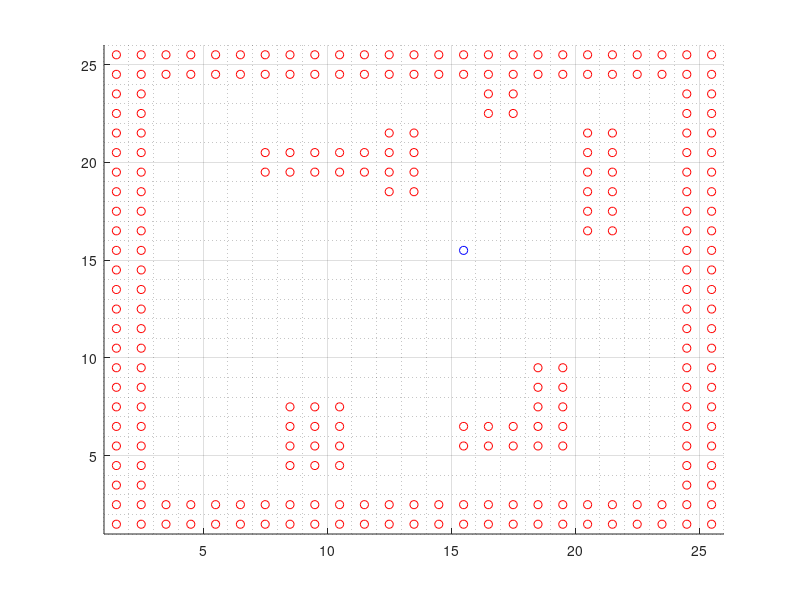

Write MATLAB code to recreate this figure. (Note: this script raises an error after producing the figure.)
%%%%%%%%%%%%%%%%%%%%%%%%%%%%%%%%%%%%%%%%%%%%%%%%%%%%%
% Exploration Algorithm Simulation
%%%%%%%%%%%%%%%%%%%%%%%%%%%%%%%%%%%%%%%%%%%%%%%%%%%%%

load('MAP.mat')

%DEFINE THE 2-D MAP ARRAY
MAX_X=25;
MAX_Y=25;
MAX_VAL=25;

%This array stores the coordinates of the map and the 
%Objects in each coordinate

%MAP=2*(ones(MAX_X,MAX_Y));
MAP_R=2*(ones(MAX_X,MAX_Y));
MAP_R(:,1)=zeros(MAX_Y,1)';
MAP_R(:,2)=zeros(MAX_Y,1)';
MAP_R(1,:)=zeros(1,MAX_X);
MAP_R(2,:)=zeros(1,MAX_X);
MAP_R(MAX_Y,:)=zeros(1,MAX_X);
MAP_R(MAX_Y-1,:)=zeros(1,MAX_X)
MAP_R(:,MAX_Y)=zeros(MAX_Y,1)';
MAP_R(:,MAX_Y-1)=zeros(MAX_Y,1)';

% Obtain Obstacle, Target and Robot Position
% Initialize the MAP with input values
% Obstacle=-1,Target = 0,Robot=1,Space=2
j=0;
x_val = 1;
y_val = 1;
axis([1 MAX_X+1 1 MAX_Y+1])
grid on;
grid minor;
hold on;
n=0;%Number of Obstacles

%%

[m,n] = size(MAP);
 
 for i=1:1:m
     for j=1:1:n
         if MAP(i,j)==-1
             plot(i+0.5,j+0.5,'ro');
         end
     end
 end
 
x_init = 15;
y_init = 15;

p = plot(x_init+0.5,y_init+0.5,'bo');

pause(2)

%%
heading = 2;
x = 15;
y = 15;
while (x~=0&&y~=0)
    sensors = check_sensors(x,y,heading,MAP);
    MAP_R = mapping(x,y,heading,sensors,MAP_R);
    [x,y,heading,flag] = move(x,y,heading,sensors,MAP_R,flag);
    %pause(.25);
    set(p,'XData',x+0.5,'YData',y+0.5);
    xlabel(heading,'Color','blue');
    drawnow ;
 end

figure(2)
[m,n] = size(MAP);
 
 for i=1:1:m
     for j=1:1:n
         if MAP_R(i,j)==0
             plot(i+0.5,j+0.5,'b*');
         end
         if MAP_R(i,j)==1
             plot(i+0.5,j+0.5,'bo');
         end
         if MAP_R(i,j)==2
             plot(i+0.5,j+0.5,'r*');
         end
         if MAP_R(i,j)==3
             plot(i+0.5,j+0.5,'ro');
         end
         hold on;
     end
 end

% switch heading 
%    case 1   %UP
%       
%    case 2   %DOWN
%       statements
%    case 3   %LEFT
%       statements
%    case 4   %RIGHT
%       statements
%    otherwise
%       statements
% end 

% j=size(exploration_path,1);
%  Plot the Optimal Path!
%  p=plot(exploration_path(j,1),exploration_path(j,2),'bo');
%  j=j-1;
%  for i=j:-1:1
%   pause(.25);
%   set(p,'XData',exploration_path(i,1),'YData',exploration_path(i,2));
%  drawnow ;
%  end
%  plot(Optimal_path(:,1),Optimal_path(:,2));

